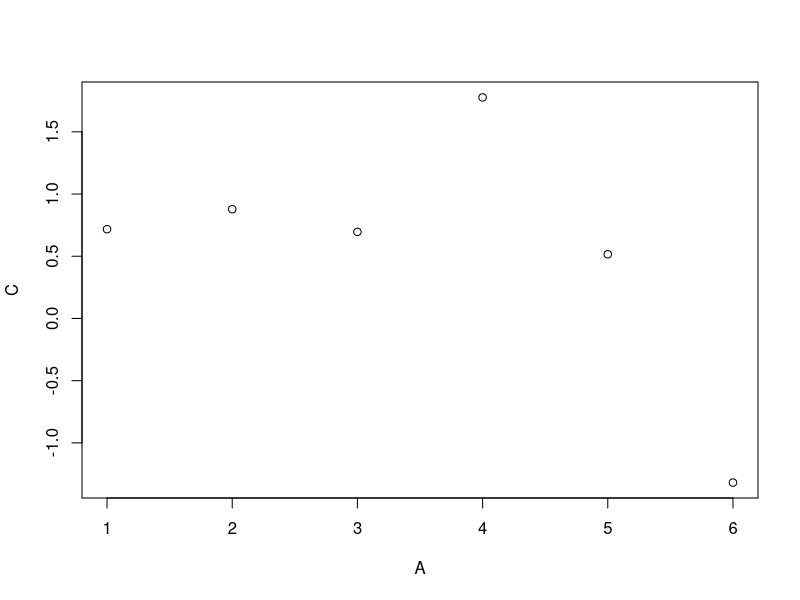
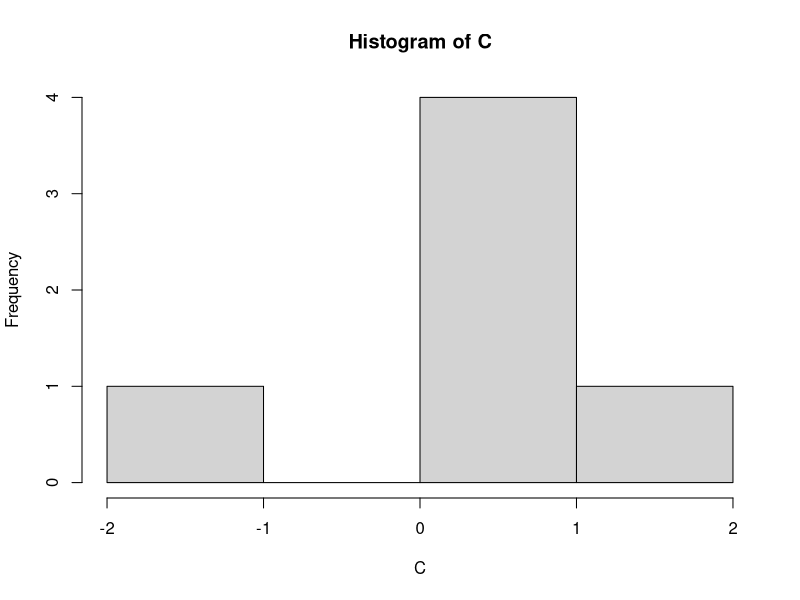

Generate these figures, in order, with R: (Note: this script raises an error after producing the figures.)
## ---- chunk 1
library(data.table)
## ---- chunk 2

## ---- chunk 3

## ---- chunk 4

## ---- chunk 5
mtcarsDT <- as.data.table(mtcars)
mtcarsDT[
  mpg > 20,
  .(Avgmean = mean( hp ),
    "minWT(kg)"= min( wt*453.6 )),
  by =.(cyl,under5gear = gear < 5 )
  ]
## ---- chunk 6
DT <- data.table( A = 1:6 , B = c("a","b","c") ,
                  C = rnorm(6) , D = TRUE )
DT
## ---- chunk 7
DT2 <- data.table( A = 1:1000000 , B = letters[1:20] ,
                   C = rnorm(1000000) , D = TRUE)
DT2
## ---- chunk 8
DT[ 3:5 , ] # or DT[ 3:5 ]
## ---- chunk 9
DT[ B == "a" ]
## ---- chunk 10
DT[ B %in% c("a","c") ]
## ---- chunk 11
DT[ between(C,-0.5,0.5) ]
## ---- chunk 12
DT[, .(B, C)]
## ---- chunk 13
DT
## ---- chunk 14
DT[, .(Total = sum(A),
       Mean = mean(C))]

DT[, .(paste0(B,collapse=""))]
## ---- chunk 15
DT[, .(B,C=sum(C))]
## ---- chunk 16
DT2[ , c("mean_A","sum_c"):=list(mean(A),sum(C)) ,by=B ]
DT2
## ---- chunk 17
DT2[ , sum_c:=NULL ]
DT2
## ---- chunk 18
DT[, plot(A,C)]
## ---- chunk 19
DT[, { print(A)
       hist(C)
       NULL}]
## ---- chunk 20

(DT <- data.table( 
  A = c("c","a","b") ,
  B =1:6 ))
## ---- chunk 21
DT[,.(MySum = sum(B),
      MyMean = mean(B)),
   by =.(A)]
## ---- chunk 22

(DT <- data.table( 
  A = 1:5 ,
  B =10:14 ))
## ---- chunk 23
DT[,.(MySum = sum(B)),
   by =.(Grp =A%%2)]
## ---- chunk 24
DT[,sum(B),by =A%%2]
## ---- chunk 25
DT[2:4,sum(B),by =A%%2]
## ---- chunk 26
X <-  data.table(x=c("A","A","B","B","B"),y=c(2,5,7,1,9),key="x")
Y <-  data.table(z=c("A","B"),n=c(1,2),key="z")
X[,.N,by=x]
## ---- chunk 27
X[,print(.SD),by=x]
## ---- chunk 28
X[x=="A",.I]
X[x=="B",.I]
X[,.I[x=="B"]]
## ---- chunk 29
X[Y,head(.SD,n),by=.EACHI]
## ---- chunk 30
DT <- data.table(x=c("B","A","B","A","B"),y=c(7,2,1,5,9))
bys = list ( quote(y%%2),
 quote(x),
 quote(y%%3) )

for (this in bys)
 print(DT[,sum(y),by=eval(this)])
## ---- chunk 31
DT$x
DT[,x]
DT[,get("x")]
## ---- chunk 32
DT[,"x"] 
DT[,"x",with=F]

## ---- chunk 33
DT[,1]
DT[,1,with=F]
## ---- chunk 34
DF <- as.data.frame(DT2)
## ---- chunk 35
system.time( { DF[ with(DF, order(-C, B)), ] } )
## ---- chunk 36
system.time( { DT2[ order(-C, B) ] } )
## ---- chunk 37
library(dplyr)
## ---- chunk 38
N=2e7; K=99
DT <- data.table(
  id1 = sample(sprintf("i%03d",1:K), N, TRUE),    # large groups (char)
  id2 = sample(sprintf("i%03d",1:K), N, TRUE),    # large groups (char)
  id3 = sample(sprintf("i%06d",1:(N/K)), N, TRUE), # small groups (char)
  id4 = sample(K, N, TRUE),                     # large groups (int)
  id5 = sample(K, N, TRUE),                     # large groups (int)
  id6 = sample(N/K, N, TRUE),                   # small groups (int)
  v1 =  sample(5, N, TRUE),                     # int in range [1,5]
  v2 =  sample(5, N, TRUE),                     # int in range [1,5]
  v3 =  sample(round(100*runif(100),4), N, TRUE))# numeric e.g. 23.5749
DF <- as.data.frame(DT)
## ---- chunk 39
cat("GB =", round(object.size(DT)/1073741824, 3), "\n")
## ---- chunk 40
system.time( DT[, sum(v1), keyby="id1,id2"] )
## ---- chunk 41
system.time( DF %>% group_by(id1,id2) %>% 
               summarise(sum(v1)) )
## ---- chunk 42
system.time( DT[, list(sum(v1),mean(v3)), keyby=id3] )
## ---- chunk 43
system.time( DF %>% group_by(id3) %>% 
               summarise(sum(v1),mean(v3)))
## ---- chunk 44
system.time( DT[, lapply(.SD, mean), keyby=id4, .SDcols=7:9] )
## ---- chunk 45
system.time( DF %>% group_by(id4) %>%
               summarise_each(funs(mean), 7:9) )
## ---- chunk 46
system.time( DT[, lapply(.SD, sum), keyby=id6, .SDcols=7:9] )
## ---- chunk 47
system.time( DF %>% group_by(id6) %>% 
               summarise_each(funs(sum), 7:9) )
## ---- chunk 48
 DT  <- data.table(x=c(1,2),y=c(3,4))
 DT2 <- DT
 DT[,x:=c(5,6)]
 DT
 DT2
## ---- chunk 49
 DT  <- data.table(x=c(1,2),y=c(3,4))
 DT2 <- copy(DT)
 DT[,x:=c(5,6)]
 DT
 DT2
## ---- chunk 50

## ---- chunk 51

## ---- chunk 52

